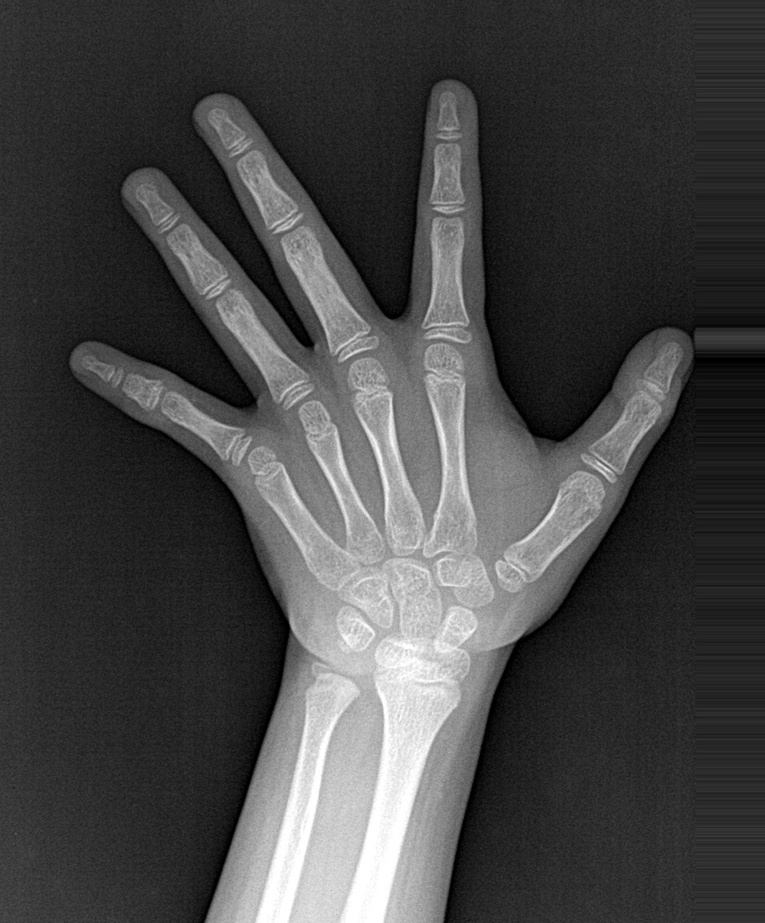
#> input picture pic/test_sample_0.jpg, 765 x 923 px, shrunk from 1217 x 1468 before the run; its folder holds only this picture in this run
$ python -i crop_left2.py   (imports and definitions only)
#> lines starting #> are read from the running program, lines starting #| are printed output that depends on the picture; after the words box and inside, x2 and y2 are one past the last pixel; in counts of white or black regions, pixels touching at a corner belong together
#> further down, picture is the input picture: shape (923, 765, 3); min 0, max 255, mean 69.4
import os
from glob import glob
import cv2
import numpy as np
import matplotlib.pyplot as plt
from scipy.signal import savgol_filter, argrelextrema, find_peaks, argrelmax, argrelmin
import scipy.ndimage as ndimage
import skimage.morphology as morphology
from skimage.measure import label


def needs_cropping(gray): ###to crop region of interest, will be called by crop_left_hand
    blurred = cv2.GaussianBlur(gray, (7, 7), 0)
    (T, msk) = cv2.threshold(blurred, 0, 255,cv2.THRESH_BINARY_INV | cv2.THRESH_OTSU)
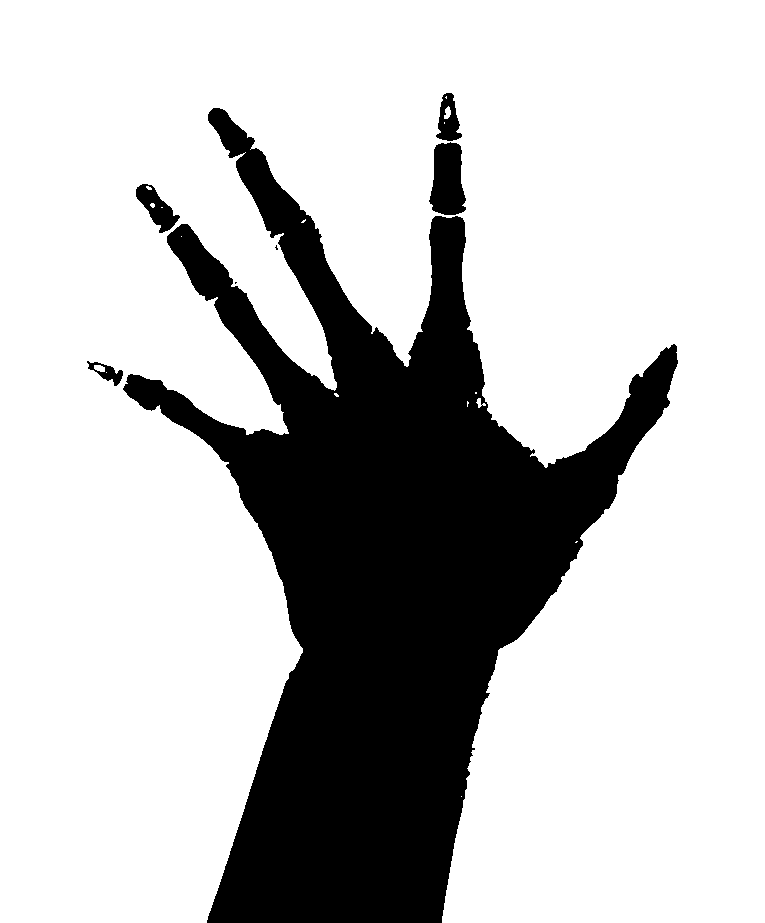
#> msk: shape (923, 765); 75.5% white; 7 black regions (2 under 20 px), largest, box (x1, y1, x2, y2) and area: (123, 108, 678, 923) 168657, (429, 142, 466, 215) 2061, (136, 184, 180, 233) 957, (436, 93, 462, 141) 730, (87, 361, 123, 386) 341
#> T = 100
    msk = cv2.bitwise_not(msk)
    #plt.figure()
    #plt.imshow(msk)
    msk = msk>0
    msk = morphology.remove_small_objects(msk, min_size=min(msk.shape[0]*(2/3),msk.shape[1]*(2/3)))
#> msk: shape (923, 765) bool; 24.4% white; 4 white regions, box (x1, y1, x2, y2) and area: (123, 108, 678, 923) 168657, (429, 142, 466, 215) 2061, (136, 184, 180, 233) 957, (436, 93, 462, 141) 730
    msk = ndimage.morphology.binary_closing(msk)#.astype(int)
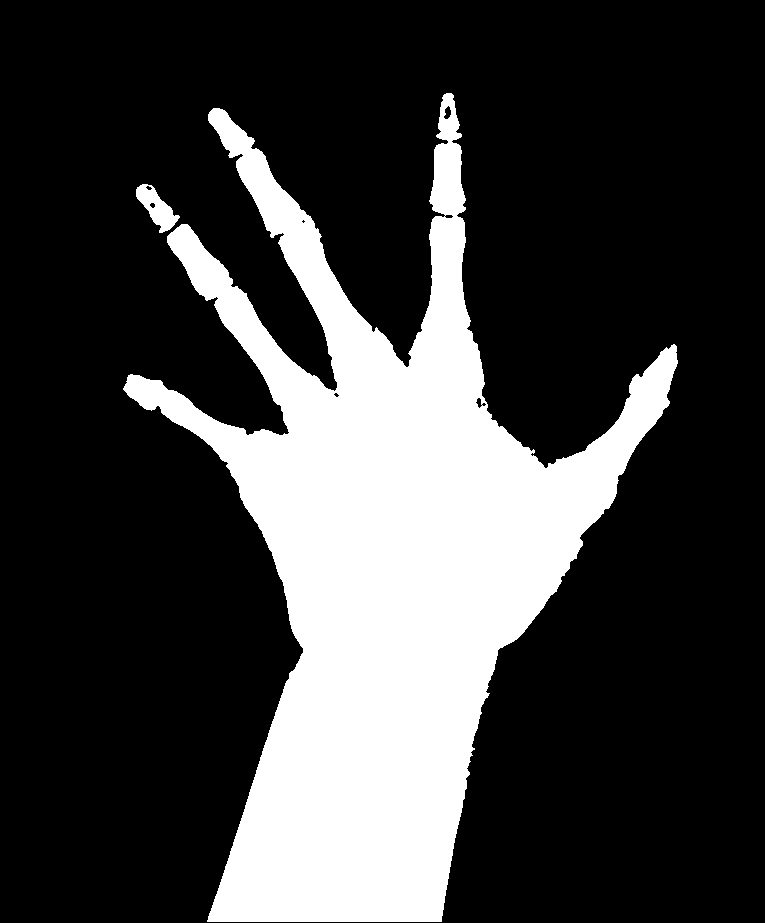
#> msk: shape (923, 765) bool; 24.4% white; 2 white regions
    #plt.figure()
    #plt.imshow(msk)
    contours, _ = cv2.findContours(msk.astype(np.uint8),cv2.RETR_TREE,cv2.CHAIN_APPROX_NONE)
#> contours = 10 contours, 3 with area under 20; largest, box (x1, y1, x2, y2) and area: (123, 93, 678, 922) 169689, (136, 184, 180, 233) 934, (443, 105, 452, 120) 74, (475, 397, 483, 409) 44, (444, 214, 454, 219) 28, (149, 202, 156, 209) 26, (145, 185, 153, 191) 21
    area = 0
    for cnt in contours:
        a = cv2.contourArea(cnt)
        if a > area:
            area = a
            cont = cnt
#> this loop made 10 passes
#> (a, area) on passes 1, 4: (934.5, 934.5), (169689, 169689)
#> a on passes 2, 3, 5, 6, 7, 8: 25.5, 21, 12, 44.5, 17, 8
#> after the loop, area = 169689; cont = contour of 3560 points, box (x1, y1, x2, y2) (123, 93, 678, 922), area 169689
    if area > msk.shape[0]*msk.shape[1]/3:
        x,y,w,h = cv2.boundingRect(cont)
        print('needs cropping')
        return [x,y,w,h]
    else:
        return []


def crop_left_hand(image):  ###main function ###image is RGB image of hands
    hands = image
    gray = cv2.cvtColor(image, cv2.COLOR_RGB2GRAY)

    coord = needs_cropping(gray)
#> coord = []
    if not coord==[]:
        x,y,w,h = coord
        image = image[y+5:y+h-5,x+5:x+w-5,:]
        gray = gray[y+5:y+h-5,x+5:x+w-5]
        hands = hands[y+5:y+h-5,x+5:x+w-5,:]
    mean = np.mean(gray)
#> mean = 69.37
    mean /= 255
#> mean = 0.272
    low_th = ((100-20)* mean) + 20
#> low_th = 41.76
    high_th = ((180-50)*mean) + 50
#> high_th = 85.36
    crop = False
    blurred = gray
    bray = cv2.Canny(blurred, low_th, high_th)
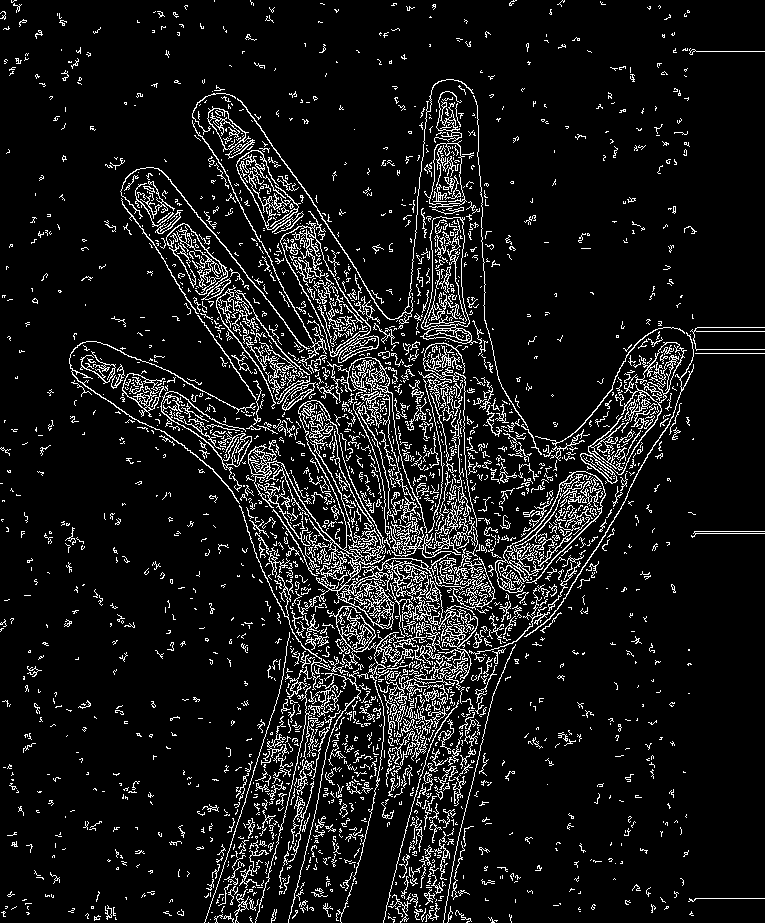
#> bray: shape (923, 765); 9.2% white in thin lines or dots
    h = np.sum(bray,axis = 0)
#> h = 765 values, max 70635 at index 455, min 2040 at index 0, mean 21712.3
    h = h/np.amax(h)
#> h = 765 values, max 1 at index 455, min 0.0289 at index 0, mean 0.307
    hstart = h[:int(len(h)/10)]
#> hstart = 76 values, max 0.134 at index 27, min 0.0289 at index 0, mean 0.0778
    hend = h[-int(len(h)/10):]
#> hend = 76 values, max 0.134 at index 3, min 0.0289 at index 8, mean 0.0351
    #plt.plot(hstart)
    pst = find_peaks(hstart,prominence=0.1)
    pen = find_peaks(hend,prominence=0.1)
    if len(pst[0])>0:
        h[:int(len(h)/10)] = 0
    if len(pen[0])>0:
        h[-int(len(h)/10):] = 0
    h = h/np.amax(h)
#> h = 765 values, max 1 at index 455, min 0 at index 0, mean 0.3
    le = int(3*len(h)/4)
#> le = 573
    if le%2==0:
        le = le -1
    hhh = savgol_filter(h.flatten(),le,3)
#> hhh = 765 values, max 0.593 at index 355, min -0.00189 at index 23, mean 0.29
    hhh = hhh/np.amax(hhh)
#> hhh = 765 values, max 1 at index 355, min -0.00319 at index 23, mean 0.489
    peak = argrelmax(hhh, order = 2)
#> peak = ([355, 364],)
    peak = peak[0]
#> peak = [355, 364]
    a = 0
    actual_peaks = []
    if len(peak)>1:
        for i in range(len(peak)):
            if a==0:
                a = peak[i]
                actual_peaks.append(a)
            else:
                if (a < (peak[i] - hhh.shape[0]/6)) or (a > (peak[i] + hhh.shape[0]/6)):
                    a = peak[i]
                    actual_peaks.append(a)
#> this loop made 2 passes
#> a on pass 1: 355
#> after the loop, a = 355; actual_peaks = [355]
    if len(actual_peaks)>1:
        crop = True
    if crop==True:

        start = int(h.shape[0]*0.25)
        end = int(h.shape[0]*0.75)

        h = h[start : end]
        points = np.argwhere(h==np.amin(h))
        gap_s = np.squeeze(start + min(points))
        gap_e = np.squeeze(start + max(points))
        crop_mid = round((gap_s + gap_e)/2)
        left_hand = hands[:,:crop_mid,:]
        blurred = cv2.GaussianBlur(gray, (7, 7), 0)
        (T, msk) = cv2.threshold(blurred, 0, 255,cv2.THRESH_BINARY_INV | cv2.THRESH_OTSU)
        msk = cv2.bitwise_not(msk)
        m = np.sum(msk,axis = 0)
        m = m/np.amax(m)
        le = int(3*len(m)/4)
        if le%2==0:
            le = le -1
        mmm = savgol_filter(m.flatten(),le,3)
        mmm = mmm/np.amax(mmm)
        ml = mmm[:int(mmm.shape[0]/2)]
        mr = mmm[int(mmm.shape[0]/2):]
        mlm = max(ml)
        mrm = max(mr)
        lm = np.where(mmm==mlm)[0][0]
        lr = np.where(mmm==mrm)[0][0]

        dum = mmm[lm:lr]
        peak = argrelmin(mmm, order = 2)
        pay = []
        #
        for p in peak[0]:
            if (p>lm) and (p<lr):
                pay.append(p)
        a=0
        actual_peakss = []
        peak = peak[0]
        if len(peak)>1:
            for i in range(len(peak)):
                if a==0:
                    a = peak[i]
                    actual_peakss.append(a)
                else:
                    if (a < (peak[i] - hhh.shape[0]/9)) or (a > (peak[i] + hhh.shape[0]/9)):
                        a = peak[i]
                        actual_peakss.append(a)
        if not np.amin(h)==0:
            bm_flag = 0
            for p in mmm[actual_peakss]:
                if p < np.amin(hhh[actual_peaks[0]:actual_peaks[-1]]):
                    if len(actual_peakss) > 1:
                        crop_mid = round((actual_peakss[0]+actual_peakss[1])/2)
                    else:
                        crop_mid = actual_peakss[0]
                    left_hand = hands[:,:crop_mid,:]
                    bm_flag = 1
                    break

            if bm_flag==0:
                left_hand = focus(left_hand,bray[:,:crop_mid],mode = 'can')
            else:
                left_hand = focus(left_hand,msk[:,:crop_mid],mode = 'th')
        else:
            left_hand = focus(left_hand,bray[:,:crop_mid],mode = 'can')
        return left_hand ###crop, left_hand
    else:
        return image  ###Return cropped hand


# [128 lines left out: functions remove_isolated_obj, focus, not called in this run]

>>> import cv2
>>> picture = cv2.cvtColor(cv2.imread('pic/test_sample_0.jpg'), cv2.COLOR_BGR2RGB)
>>> result = crop_left_hand(picture)

$ run again, on pic/test_sample_1.jpg
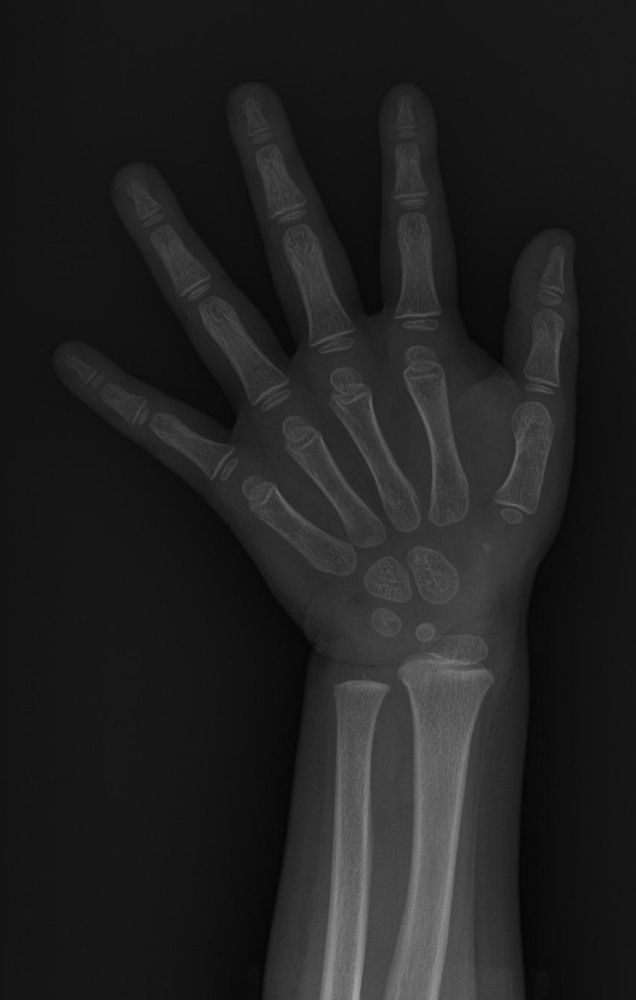
#> input picture pic/test_sample_1.jpg, 636 x 1000 px, shrunk from 860 x 1353 before the run
#> picture is the input picture: shape (1000, 636, 3); min 5, max 166, mean 33.3
#> in needs_cropping, `(T, msk) = cv2.threshold(blurred, 0, 255,cv2.THRESH_BINARY_INV | cv2.T..`:
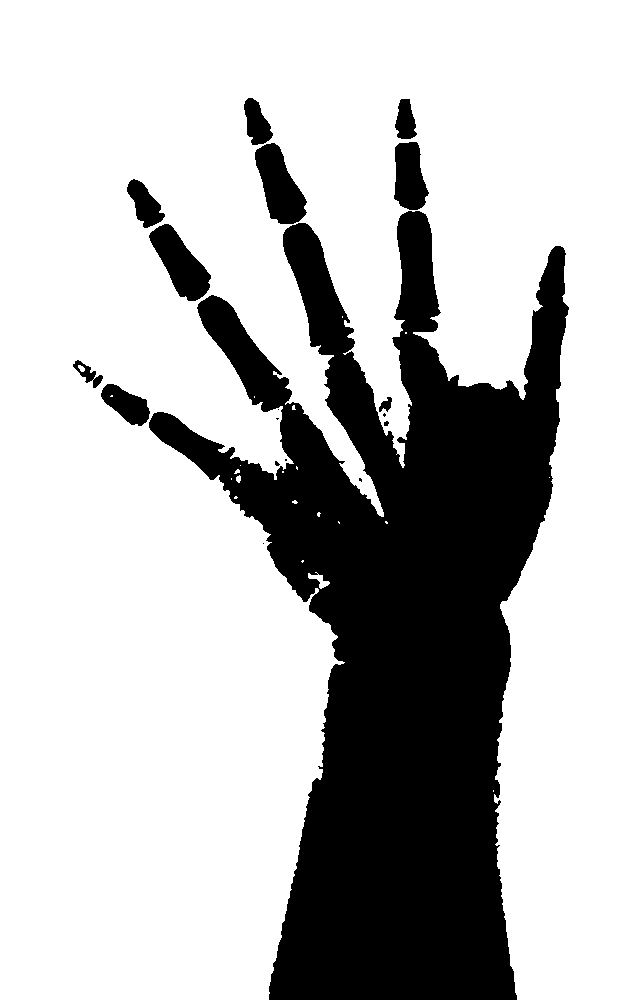
#> msk: shape (1000, 636); 73.9% white; 18 black regions (7 under 20 px), largest, box (x1, y1, x2, y2) and area: (149, 211, 569, 1000) 155284, (255, 143, 307, 224) 2486, (149, 224, 211, 301) 2401
#> T = 43
#> contours = 17 contours, 8 with area under 20; largest, box (x1, y1, x2, y2) and area: (149, 98, 569, 999) 158530, (149, 224, 211, 301) 2311, (101, 384, 150, 426) 1114, (127, 179, 165, 228) 920, (395, 99, 417, 139) 573
#> the loop in needs_cropping, `for cnt in contours:` made 17 passes
#> (a, area) on passes 1, 2, 5: (1113.5, 1113.5), (2311, 2311), (158530, 158530)
#> after the loop in needs_cropping, `for cnt in contours:`: area = 158530; cont = contour of 4200 points, box (x1, y1, x2, y2) (149, 98, 569, 999), area 158530
#> coord = []
#> in crop_left_hand, `mean = np.mean(gray)`: mean = 33.3
#> in crop_left_hand, `mean /= 255`: mean = 0.131
#> low_th = 30.45
#> high_th = 66.98
#> in crop_left_hand, `bray = cv2.Canny(blurred, low_th, high_th)`:
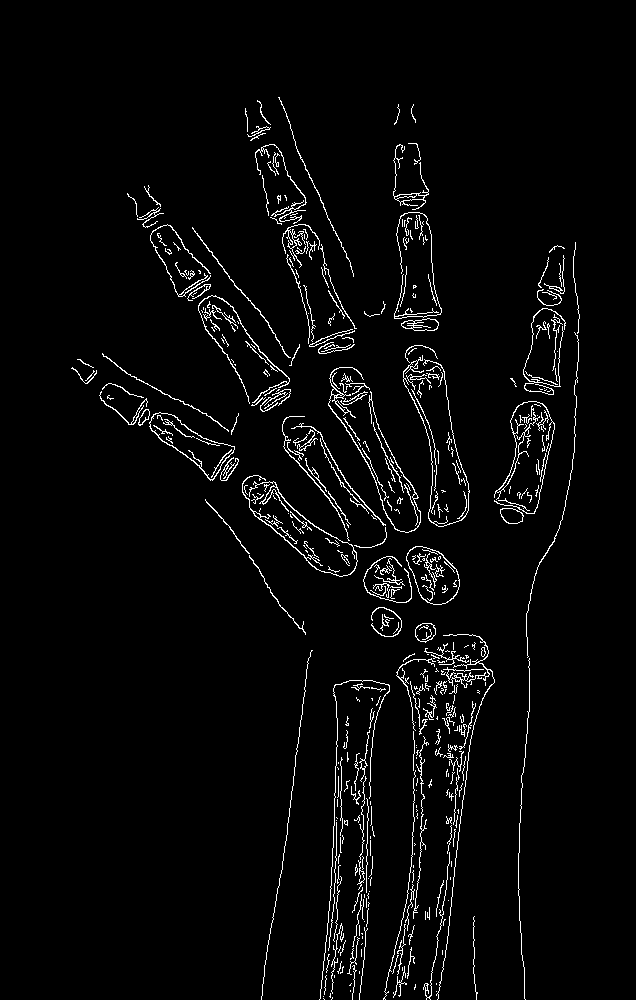
#> bray: shape (1000, 636); 3.2% white in thin lines or dots, all inside (x1, y1, x2, y2) = (71, 97, 580, 1000)
#> in crop_left_hand, `h = np.sum(bray,axis = 0)`: h = 636 values, max 46665 at index 413, min 0 at index 0, mean 8120.3
#> in crop_left_hand, `h = h/np.amax(h)`: h = 636 values, max 1 at index 413, min 0 at index 0, mean 0.174
#> hstart = 63 values from 0 to 0
#> hend = 63 values, max 0.262 at index 1, min 0 at index 7, mean 0.0194
#> in crop_left_hand, `h = h/np.amax(h)`: h = 636 values, max 1 at index 413, min 0 at index 0, mean 0.172
#> le = 477
#> in crop_left_hand, `hhh = savgol_filter(h.flatten(),le,3)`: hhh = 636 values, max 0.363 at index 382, min -0.0938 at index 635, mean 0.169
#> in crop_left_hand, `hhh = hhh/np.amax(hhh)`: hhh = 636 values, max 1 at index 382, min -0.259 at index 635, mean 0.467
#> in crop_left_hand, `peak = argrelmax(hhh, order = 2)`: peak = ([378, 382],)
#> in crop_left_hand, `peak = peak[0]`: peak = [378, 382]
#> the loop in crop_left_hand, `for i in range(len(peak)):` made 2 passes
#> a on pass 1: 378
#> after the loop in crop_left_hand, `for i in range(len(peak)):`: a = 378; actual_peaks = [378]
